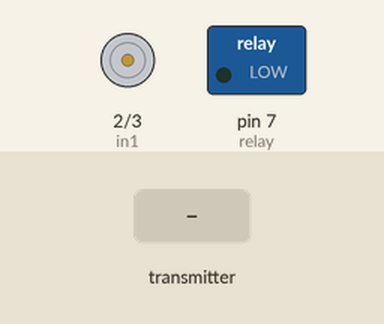
Recording of a sketch running on a simulated Arduino Mega 2560, built with avr-gcc and run on an emulated ATmega2560. Shown: motor-driver pin pairs drawn as motors (green arrow = first pin HIGH = forward, orange = second pin HIGH = backward, longer = more drive), switched loads named in the sketch (green lamp = pin HIGH). The test bench sets the inputs (shaded band). Pins used as bus, display or sensor lines are not drawn; what the sketch prints to the serial monitor is not drawn.

Above: at 1.2 s.
1.3 s: the transmitter starts sending readChannel.2 = 1000
At 2.3 s:
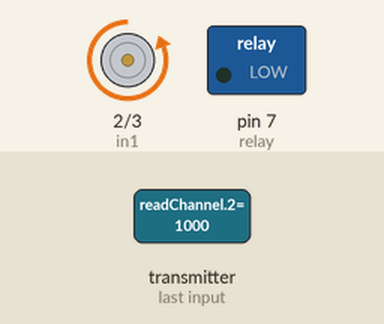
2.8 s: the transmitter starts sending readChannel.4 = 2000
At 3.6 s:
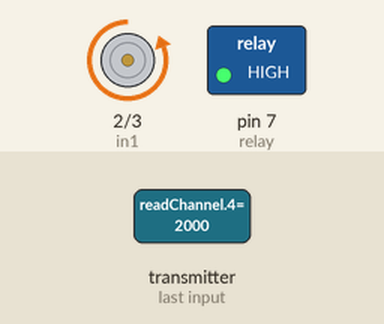
4.3 s: the transmitter starts sending readChannel.2 = 2000
At 4.7 s:
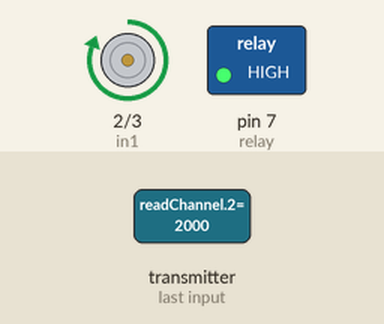
5.8 s: the transmitter starts sending readChannel.2 = 1500
At 6.9 s:
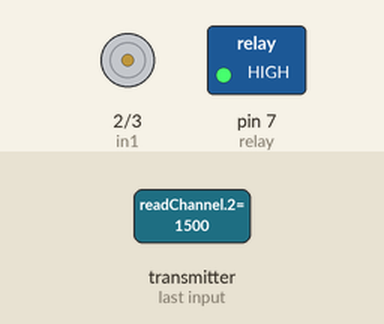
7.3 s: the transmitter starts sending readChannel.2 = 1250
At 8.1 s:
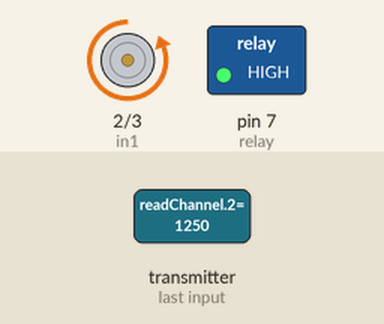
Timing chart, 0 to 9.8 s (numbered marks = the images above; inputs shaded):
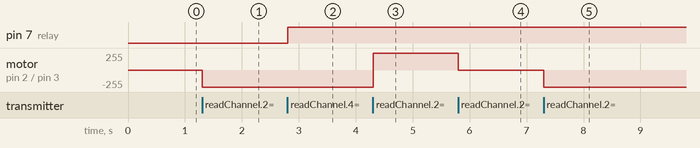

Measured:
- after the input at 1.3 s, motor on pin 2 (in1) / pin 3 (in2): stopped → backward 255/255 at once
- after the input at 2.8 s, pin 7 (relay): LOW → HIGH at once
- after the input at 4.3 s, motor on pin 2 (in1) / pin 3 (in2): backward 255/255 → forward 255/255 at once
- after the input at 5.8 s, motor on pin 2 (in1) / pin 3 (in2): forward 255/255 → stopped at once
- after the input at 7.3 s, motor on pin 2 (in1) / pin 3 (in2): stopped → backward 255/255 at once

The sketch:

motor_flysky.ino
```cpp
#include <IBusBM.h>
//hercules
#define pwm 127
#define en 1
#define in1 2
#define in2 3
//relay
#define relay 7
int motor;
IBusBM ibus;
int readChannel(byte channelInput, int minLimit, int maxLimit, int defaultValue) {
  uint16_t ch = ibus.readChannel(channelInput);
  if (ch < 100) return defaultValue;
  return map(ch, 1000, 2000, minLimit, maxLimit);
}
bool readSwitch(byte channelInput, bool defaultValue) {
  int intDefaultValue = (defaultValue) ? 100 : 0;
  int ch = readChannel(channelInput, 0, 100, intDefaultValue);
  return (ch > 50);
}
void forward() {
  digitalWrite(en, pwm);
  digitalWrite(in1, HIGH);
  digitalWrite(in2, LOW);
}
void backward() {
  digitalWrite(en, pwm);
  digitalWrite(in1, LOW);
  digitalWrite(in2, HIGH);
}
void stop() {
  digitalWrite(in1, LOW);
  digitalWrite(in2, LOW);
}

void setup() {
  Serial.begin(115200);
  ibus.begin(Serial1);
  //relay
  pinMode(relay, OUTPUT);
  //motor
  pinMode(en, OUTPUT);
  pinMode(in1, OUTPUT);
  pinMode(in2, OUTPUT);
}

void loop() {
  int value = readChannel(2, -100, 100, 0);
  int sw=readSwitch(4, false);
  Serial.print("Ch 2\t");
  Serial.print(value);
  Serial.print("Ch6: "+sw);
  Serial.println();
  if (value > 0) {
    forward();
    Serial.println("FORWARD");
  } else if (value > -10 && value < 10) {
    stop();
    Serial.println("STOP");
  } else {
    backward();
    Serial.println("BACKWARD");
  }
  if(sw==1){
    digitalWrite(relay, HIGH);
    Serial.println("MAGNET ON");
  }
  else
  Serial.println("OFF");
  delay(10);
}
```
